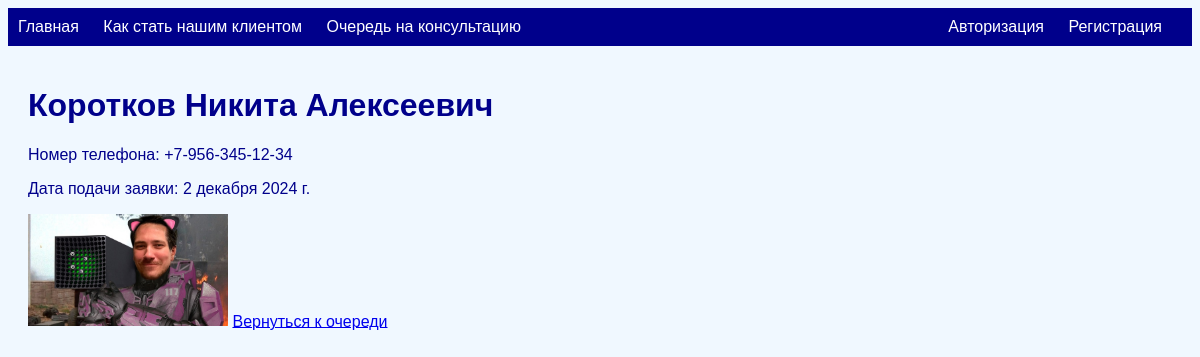
Page /consultation_queue/1/ on the committed database.
### main/models.py (models this page shows, shortened)
class ConsultationQueue(models.Model):
    full_name = models.CharField(max_length=200)
    phone_number = models.CharField(max_length=20)
    application_date = models.DateField(auto_now_add=True)
    photo = models.ImageField(upload_to='consultation_photos/', blank=True, null=True)

### main/views.py (the view)
# urls.py: path('consultation_queue/<int:pk>/', views.consultation_detail, name='consultation_detail'),
def consultation_detail(request, pk):
    applicant = get_object_or_404(ConsultationQueue, pk=pk)
    return render(request, 'main/consultation_detail.html', {'applicant': applicant})

### main/templates/main/consultation_detail.html
{% extends 'main/base.html' %}
{% block content %}
    <h1>{{ applicant.full_name }}</h1>
    <p>Номер телефона: {{ applicant.phone_number }}</p>
    <p>Дата подачи заявки: {{ applicant.application_date }}</p>
    {% if applicant.photo %}
        <img src="{{ applicant.photo.url }}" alt="{{ applicant.full_name }}" style="max-width: 200px;">
    {% endif %}
    <a href="{% url 'consultation_queue' %}">Вернуться к очереди</a>
{% endblock %}

### main/templates/main/base.html (style rules this page uses)
body { font-family: Arial, sans-serif; background-color: #f0f8ff; color: #00008b; }

### rows in the picture
ConsultationQueue: full_name "Коротков Никита Алексеевич", phone_number "+7-956-345-12-34", application_date "2 декабря 2024 г.", photo (picture)
